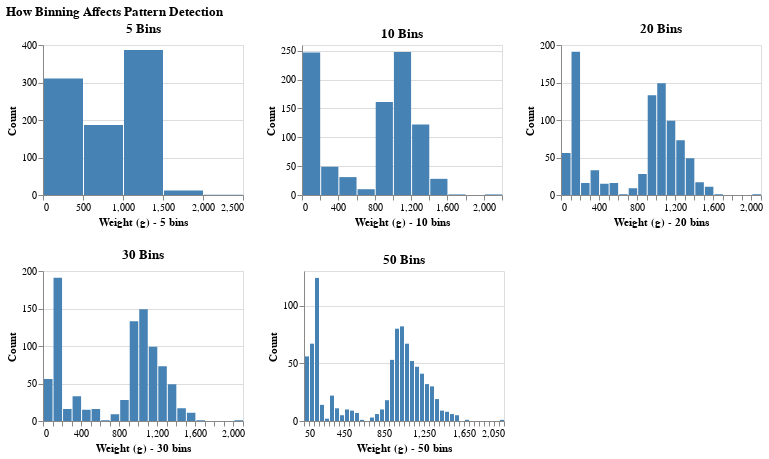

The cell this chart's notebook holds for it:
### Markdown cell above
## Part 1: Histogram Deep Dive - The Power of Binning
### *When Visualization Choices Change Your Story*

We've created histograms earlier, but have you considered how your binning choices affect the insights you discover?

### **The Binning Experiment**

### Code cell
# Same data, different bin sizes
bin_sizes = [5, 10, 20, 30, 50]

charts = []
for bins in bin_sizes:
    chart = alt.Chart(hawks).mark_bar().encode(
        x=alt.X('weight:Q', 
               bin=alt.BinParams(maxbins=bins), 
               title=f'Weight (g) - {bins} bins'),
        y=alt.Y('count()', title='Count'),
        color=alt.value('steelblue')
    ).properties(
        width=200,
        height=150,
        title=f"{bins} Bins"
    )
    charts.append(chart)

# Arrange in a grid
binning_comparison = alt.vconcat(
    alt.hconcat(charts[0], charts[1], charts[2]),
    alt.hconcat(charts[3], charts[4])
).properties(
    title="How Binning Affects Pattern Detection"
)

binning_comparison

### Figure 1 — Vega-Lite specification as saved in the notebook (floating-point values rounded to 4 significant figures; data arrays with more than 128 entries replaced by an {"elided": "..."} marker saying what was removed)
{"config": {"view": {"continuousWidth": 300, "continuousHeight": 300}}, "vconcat": [{"hconcat": [{"mark": {"type": "bar"}, "encoding": {"color": {"value": "steelblue"}, "x": {"bin": {"maxbins": 5}, "field": "weight", "title": "Weight (g) - 5 bins", "type": "quantitative"}, "y": {"aggregate": "count", "title": "Count", "type": "quantitative"}}, "height": 150, "title": "5 Bins", "width": 200}, {"mark": {"type": "bar"}, "encoding": {"color": {"value": "steelblue"}, "x": {"bin": {"maxbins": 10}, "field": "weight", "title": "Weight (g) - 10 bins", "type": "quantitative"}, "y": {"aggregate": "count", "title": "Count", "type": "quantitative"}}, "height": 150, "title": "10 Bins", "width": 200}, {"mark": {"type": "bar"}, "encoding": {"color": {"value": "steelblue"}, "x": {"bin": {"maxbins": 20}, "field": "weight", "title": "Weight (g) - 20 bins", "type": "quantitative"}, "y": {"aggregate": "count", "title": "Count", "type": "quantitative"}}, "height": 150, "title": "20 Bins", "width": 200}]}, {"hconcat": [{"mark": {"type": "bar"}, "encoding": {"color": {"value": "steelblue"}, "x": {"bin": {"maxbins": 30}, "field": "weight", "title": "Weight (g) - 30 bins", "type": "quantitative"}, "y": {"aggregate": "count", "title": "Count", "type": "quantitative"}}, "height": 150, "title": "30 Bins", "width": 200}, {"mark": {"type": "bar"}, "encoding": {"color": {"value": "steelblue"}, "x": {"bin": {"maxbins": 50}, "field": "weight", "title": "Weight (g) - 50 bins", "type": "quantitative"}, "y": {"aggregate": "count", "title": "Count", "type": "quantitative"}}, "height": 150, "title": "50 Bins", "width": 200}]}], "data": {"name": "data-efb8497cf6d7139b18cdde9fcbe3adc4"}, "title": "How Binning Affects Pattern Detection", "$schema": "https://vega.github.io/schema/vega-lite/v5.20.1.json", "datasets": {"data-efb8497cf6d7139b18cdde9fcbe3adc4": {"elided": "898 records"}}}
